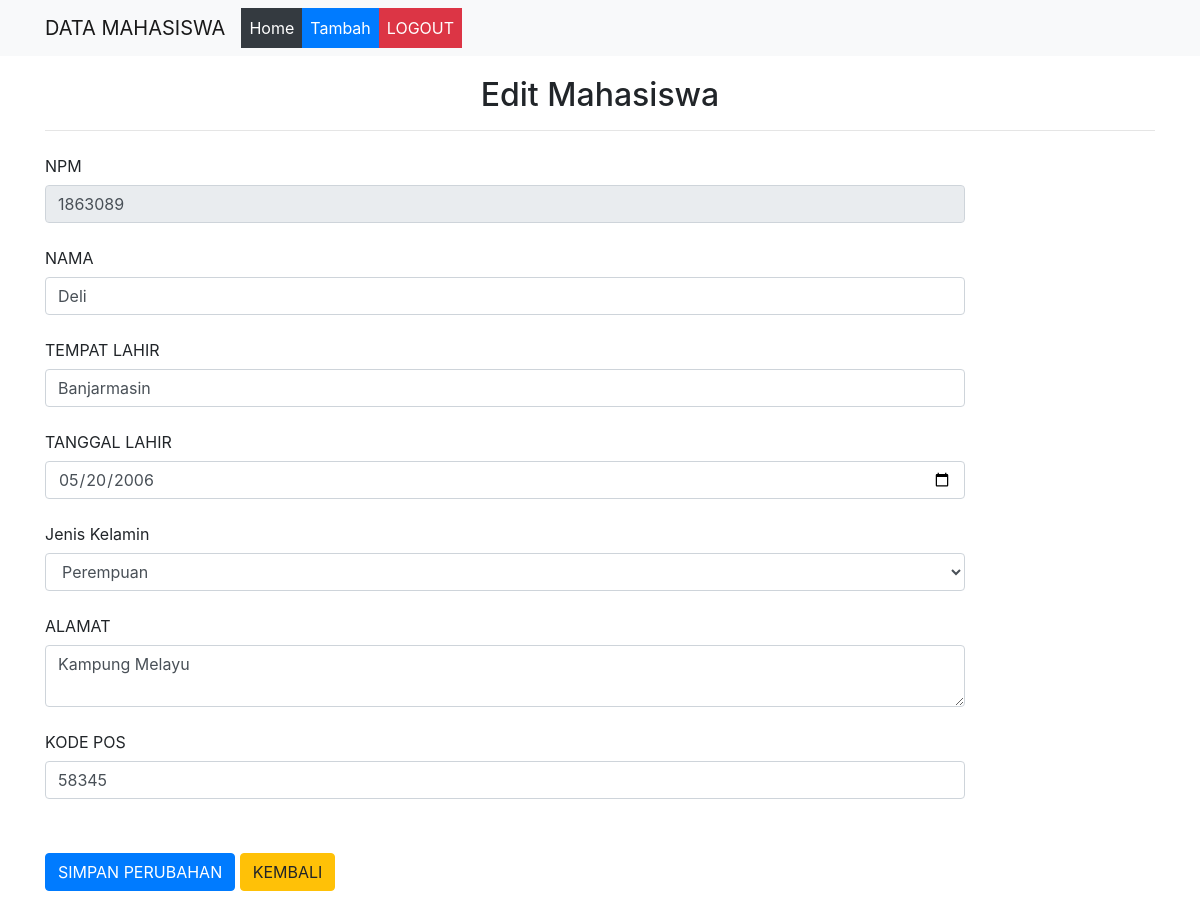
The app's page /edit.php?npm=1863089 with its own data.
### tables this page shows
CREATE TABLE `biodata` (
  `npm` varchar(8) NOT NULL,
  `nama` varchar(100) NOT NULL,
  `tempat_lahir` varchar(50) NOT NULL,
  `tanggal_lahir` date NOT NULL,
  `jenis_kelamin` enum('L','P') NOT NULL,
  `alamat` text NOT NULL,
  `kode_pos` varchar(5) NOT NULL
);

### edit.php (the view, shortened to what this page needs)
<?php include('config.php'); ?>
<!DOCTYPE html>
<html>
<head>
	<link rel="stylesheet" href="https://stackpath.bootstrapcdn.com/bootstrap/4.1.3/css/bootstrap.min.css">
</head>
<body>
	<nav class="navbar navbar-expand-lg navbar-light bg-light">
		<div class="container">
			<a class="navbar-brand" href="home.php">DATA MAHASISWA</a>
			<div class="collapse navbar-collapse" id="navbarSupportedContent">
				<ul class="navbar-nav mr-auto">
					<li class="nav-item">
						<a class="nav-link bg-dark text-white" href="home.php">Home</a>
					</li>
					<li class="nav-item">
						<a class="nav-link bg-primary text-white" href="tambah.php">Tambah</a>
					</li>
					<li class="nav-item">
						<a class="nav-link bg-danger text-white" href="index.php">LOGOUT</a>
					</li>
				</ul>
			</div>
		</div>
	</nav>
	<div class="container" style="margin-top:20px">
		<div class="text-center"><h2>Edit Mahasiswa</h2></div>
		<hr>
		<?php
		if (isset($_GET['npm'])) {
			$npm = $_GET['npm'];
			$select = mysqli_query($link, "SELECT * FROM biodata WHERE npm='$npm'") or die(mysqli_error($link));
			if (mysqli_num_rows($select) == 0) {
				echo '<div class="alert alert-warning">NPM tidak ada dalam database.</div>';
				exit();
			} else {
				$data = mysqli_fetch_assoc($select);
			}
		}
		?>
		<form action="edit.php?npm=<?php echo $npm; ?>" method="post">
			<div class="form-group row">
				<label class="col-sm-3 col-form-label">NPM</label>
				<div class="col-sm-10">
					<input type="text" name="npm" class="form-control" size="4" value="<?php echo $data['npm']; ?>" readonly required>
				</div>
			</div>
			<div class="form-group row">
				<label class="col-sm-3 col-form-label">NAMA </label>
				<div class="col-sm-10">
					<input type="text" name="nama" class="form-control" value="<?php echo $data['nama']; ?>" required>
				</div>
			</div>
			<div class="form-group row">
				<label class="col-sm-3 col-form-label">TEMPAT LAHIR</label>
				<div class="col-sm-10">
					<input type="text" name="tempat_lahir" class="form-control" value="<?php echo $data['tempat_lahir']; ?>" required>
				</div>
			</div>
			<div class="form-group row">
				<label class="col-sm-3 col-form-label">TANGGAL LAHIR</label>
				<div class="col-sm-10">
					<input type="date" name="tanggal_lahir" class="form-control" value="<?php echo $data['tanggal_lahir']; ?>" required>
				</div>
			</div>
			<div class="form-group row">
				<label class="col-sm-3 col-form-label">Jenis Kelamin</label>
				<div class="col-sm-10">
					<select name="jenis_kelamin" class="form-control" required>
						<option value="P" <?php if ($data['jenis_kelamin'] == 'P') {
												echo "selected";
											} ?>>Perempuan</option>
					</select>
				</div>
			</div>
			<div class="form-group row">
				<label class="col-sm-3 col-form-label">ALAMAT</label>
				<div class="col-sm-10">
					<textarea name="alamat" class="form-control"><?php echo $data['alamat']; ?></textarea>
				</div>
			</div>
			<div class="form-group row">
				<label class="col-sm-3 col-form-label">KODE POS</label>
				<div class="col-sm-10">
					<input type="text" name="kode_pos" class="form-control" value="<?php echo $data['kode_pos']; ?>" required>
				</div>
			</div>
			<div class="form-group row">
				<label class="col-sm-3 col-form-label">&nbsp;</label>
				<div class="col-sm-10">
					<input type="submit" name="submit" class="btn btn-primary" value="SIMPAN PERUBAHAN">
					<a href="home.php" class="btn btn-warning">KEMBALI</a>
				</div>
			</div>
		</form>
	</div>
</body>
</html>

### records on screen
biodata: npm "1863089", nama "Deli", tempat_lahir "Banjarmasin", tanggal_lahir "05/20/2006", jenis_kelamin "Perempuan", alamat "Kampung Melayu", kode_pos "58345"
